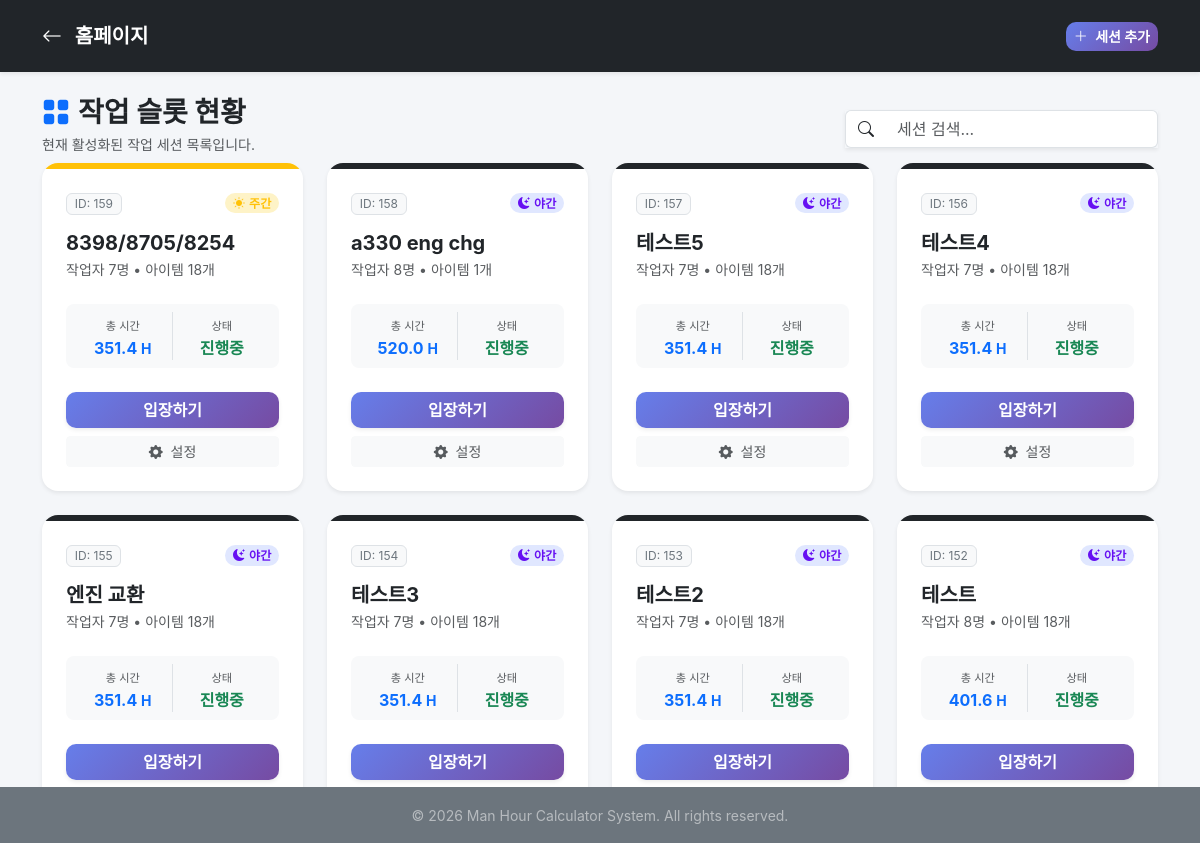
The app's page /sessions/ (signed in) with its own data.
### manning/models.py (models this page shows, shortened)
class WorkSession(models.Model):
    SHIFT_DAY = "DAY"
    SHIFT_NIGHT = "NIGHT"
    SHIFT_CHOICES = [
        (SHIFT_DAY, "주간 (08:00 ~ 20:00)"),
        (SHIFT_NIGHT, "야간 (20:00 ~ 익일 08:00)"),
    ]
    name = models.CharField(max_length=100, verbose_name="세션 이름")
    created_at = models.DateTimeField(auto_now_add=True)
    is_active = models.BooleanField(default=True)
    shift_type = models.CharField(
        max_length=10,
        choices=SHIFT_CHOICES,
        default=SHIFT_DAY,
        verbose_name="근무 형태",
    )

### manning/views.py (the view)
# urls.py: path("sessions/", views.SessionListView.as_view(), name="session_list"),
class SessionListView(SimpleLoginRequiredMixin, ListView):
    model = WorkSession
    template_name = "manning/session_list.html"
    context_object_name = "active_sessions"
    def get_queryset(self):
        return (
            WorkSession.objects.filter(is_active=True)
            .annotate(
                worker_count=Count("worker", distinct=True),
                item_count=Count(
                    "workitem", filter=~Q(workitem__work_order="간비"), distinct=True
                ),
                total_mh=Coalesce(
                    Sum("workitem__work_mh", filter=~Q(workitem__work_order="간비")),
                    0.0,
                    output_field=FloatField(),
                ),
            )
            .order_by("-created_at")
        )
    def get_context_data(self, **kwargs):
        context = super().get_context_data(**kwargs)
        context["active_count"] = self.object_list.count()
        return context

### manning/views.py (called while the page is built)
    def dispatch(self, request, *args, **kwargs):
        if not request.session.get("is_authenticated"):
            return redirect("login")
        return super().dispatch(request, *args, **kwargs)

### manning/templates/manning/session_list.html (shortened to what this page needs)
{% extends 'manning/base/base.html' %}
{% load static %}
{% block navbar %}
<nav class="navbar navbar-expand-lg navbar-dark bg-dark sticky-top shadow-sm py-3 mb-4">
    <div class="container">
        <a class="navbar-brand fw-bold" href="{% url 'index' %}">
            <i class="bi bi-arrow-left me-2"></i> 홈페이지
        </a>
        <a href="{% url 'create_session' %}" class="btn btn-primary btn-sm fw-bold">
            <i class="bi bi-plus-lg me-1"></i> 세션 추가
        </a>
    </div>
</nav>
{% endblock navbar %}
{% block content %}
<div class="d-flex flex-column flex-md-row justify-content-between align-items-md-center gap-3">
    <div>
        <h3 class="fw-bold mb-1 text-dark"><i class="bi bi-grid-fill me-2 text-primary"></i>작업 슬롯 현황</h3>
        <p class="text-muted mb-2 small">현재 활성화된 작업 세션 목록입니다.</p>
    </div>
    <div class="d-flex gap-2">
        <div class="input-group shadow-sm">
            <span class="input-group-text bg-white border-end-0"><i class="bi bi-search"></i></span>
            <input type="text" class="form-control border-start-0" placeholder="세션 검색..." id="sessionSearch">
        </div>
    </div>
</div>
<div class="row g-4" id="sessionsGrid" data-aos="fade-up">
    {% for session in active_sessions %}
    <div class="col-12 col-md-6 col-lg-3 session-col">
        <div class="card h-100 border-0 shadow-sm card-hover">
            <div class="h-1 w-100 {% if session.shift_type == 'NIGHT' %}bg-dark{% else %}bg-warning{% endif %}" style="height: 6px;"></div>
            <div class="card-body p-4 d-flex flex-column">
                <div class="d-flex justify-content-between align-items-start mb-3">
                    <span class="badge bg-light text-secondary border fw-normal">ID: {{ session.id }}</span>
                    {% if session.shift_type == 'NIGHT' %}
                        <span class="badge bg-soft-indigo text-indigo rounded-pill"><i class="bi bi-moon-stars-fill me-1"></i>야간</span>
                    {% else %}
                        <span class="badge bg-soft-warning text-warning rounded-pill"><i class="bi bi-sun-fill me-1"></i>주간</span>
                    {% endif %}
                </div>
                <h5 class="card-title fw-bold mb-1 text-truncate">{{ session.name }}</h5>
                <p class="text-muted small mb-4">작업자 {{ session.worker_count }}명 • 아이템 {{ session.item_count }}개</p>
                <div class="d-flex justify-content-between bg-light p-2 rounded-3 mb-4">
                    <div class="text-center w-50 border-end">
                        <small class="text-muted" style="font-size: 0.7rem;">총 시간</small>
                        <div class="fw-bold text-primary">{{ session.total_mh|floatformat:1 }} <span class="small">H</span></div>
                    </div>
                    <div class="text-center w-50">
                        <small class="text-muted" style="font-size: 0.7rem;">상태</small>
                        <div class="fw-bold text-success">진행중</div>
                    </div>
                </div>
                <div class="mt-auto d-grid gap-2">
                    <a href="{% url 'result_view' session.id %}" class="btn btn-primary fw-bold shadow-sm">
                        입장하기
                    </a>
                    <a href="{% url 'edit_session' session.id %}" class="btn btn-light text-muted btn-sm">
                        <i class="bi bi-gear-fill me-1"></i> 설정
                    </a>
                </div>
            </div>
        </div>
    </div>
    {% endfor %}
</div>
{% endblock content %}

### static/css/base.css (style rules this page uses)
body { font-family: "Pretendard", -apple-system, BlinkMacSystemFont, system-ui, Roboto, "Helvetica Neue", "Segoe UI", "Apple SD Gothic Neo", "Noto Sans KR", "Malgun Gothic", "Apple Color Emoji", "Segoe UI Emoji", "Segoe UI Symbol", sans-serif; background-color: #f4f6f9; color: #495057; padding-bottom: 60px; margin: 0; padding: 0; }
.card { border: none; border-radius: 16px; background: #ffffff; box-shadow: 0 4px 20px rgba(0, 0, 0, 0.03); transition: transform 0.3s ease, box-shadow 0.3s ease; overflow: hidden; }
.btn-primary { background: linear-gradient(135deg, #667eea 0%, #764ba2 100%); border: none; border-radius: 10px; font-weight: 600; color: #ffffff; transition: all 0.2s ease; }
.bg-soft-warning { background-color: rgba(255, 193, 7, 0.15); color: #b48608; }
.bg-soft-indigo { background-color: rgba(102, 16, 242, 0.1); color: #6610f2; }
.text-indigo { color: #6610f2 !important; }

### manning/templates/manning/session_list.html (style rules this page uses)
.bg-soft-indigo { background-color: #e0e7ff; }
.text-indigo { color: #4338ca; }
.bg-soft-warning { background-color: #fef3c7; }

### records on screen
WorkSession: id "159", shift_type "DAY" (drawn), name "8398/8705/8254", worker_count "7", item_count "18", total_mh "351.4"
WorkSession: id "158", shift_type "NIGHT" (drawn), name "a330 eng chg", worker_count "8", item_count "1", total_mh "520.0"
WorkSession: id "157", shift_type "NIGHT" (drawn), name "테스트5", worker_count "7", item_count "18", total_mh "351.4"
WorkSession: id "156", shift_type "NIGHT" (drawn), name "테스트4", worker_count "7", item_count "18", total_mh "351.4"
WorkSession: id "155", shift_type "NIGHT" (drawn), name "엔진 교환", worker_count "7", item_count "18", total_mh "351.4"
WorkSession: id "154", shift_type "NIGHT" (drawn), name "테스트3", worker_count "7", item_count "18", total_mh "351.4"
WorkSession: id "153", shift_type "NIGHT" (drawn), name "테스트2", worker_count "7", item_count "18", total_mh "351.4"
WorkSession: id "152", shift_type "NIGHT" (drawn), name "테스트", worker_count "8", item_count "18", total_mh "401.6"
